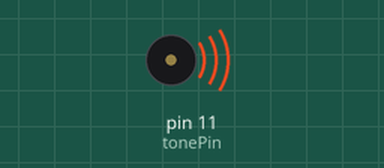
The sketch below on a simulated Arduino Nano, built with avr-gcc and run on an emulated ATmega328P. Parts: buzzer (waves = sounding).

Above: at 0.1 s.
Timing chart, 0 to 40.0 s (numbered marks = the images above):
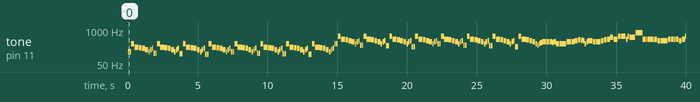

The sketch:

sans.ino
```cpp
#define B0  31
#define C1  33
#define CS1 35
#define D1  37
#define DS1 39
#define E1  41
#define F1  44
#define FS1 46
#define G1  49
#define GS1 52
#define A1  55
#define AS1 58
#define B1  62
#define C2  65
#define CS2 69
#define D2  73
#define DS2 78
#define E2  82
#define F2  87
#define FS2 93
#define G2  98
#define GS2 104
#define A2  110
#define AS2 117
#define B2  123
#define C3  131
#define CS3 139
#define D3  147
#define DS3 156
#define E3  165
#define F3  175
#define FS3 185
#define G3  196
#define GS3 208
#define A3  220
#define AS3 233
#define B3  247
#define C4  262
#define CS4 277
#define D4  294
#define DS4 311
#define E4  330
#define F4  349
#define FS4 370
#define G4  392
#define GS4 415
#define A4  440
#define AS4 466
#define B4  494
#define C5  523
#define CS5 554
#define D5  587
#define DS5 622
#define E5  659
#define F5  698
#define FS5 740
#define G5  784
#define GS5 831
#define A5  880
#define AS5 932
#define B5  988
#define C6  1047
#define CS6 1109
#define D6  1175
#define DS6 1245
#define E6  1319
#define F6  1397
#define FS6 1480
#define G6  1568
#define GS6 1661
#define A6  1760
#define AS6 1865
#define B6  1976
#define C7  2093
#define CS7 2217
#define D7  2349
#define DS7 2489
#define E7  2637
#define F7  2794
#define FS7 2960
#define G7  3136
#define GS7 3322
#define A7  3520
#define AS7 3729
#define B7  3951
#define C8  4186
#define CS8 4435
#define D8  4699
#define DS8 4978
int tonePin = 11;
int tones[] = {D3,D3,D4,A3,GS3,G3,F3,D3,F3,G3,C3,C3,D4,A3,GS3,G3,F3,D3,F3,G3,B2,B2,D4,A3,GS3,G3,F3,D3,F3,G3,AS2,AS2,D4,A3,GS3,G3,F3,D3,F3,G3,D3,D3,D4,A3,GS3,G3,F3,D3,F3,G3,C3,C3,D4,A3,GS3,G3,F3,D3,F3,G3,B2,B2,D4,A3,GS3,G3,F3,D3,F3,G3,AS2,AS2,D4,A3,GS3,G3,F3,D3,F3,G3,D4,D4,D5,A4,GS4,G4,F4,D4,F4,G4,C4,C4,D5,A4,GS4,G4,F4,D4,F4,G4,B3,B3,D5,A4,GS4,G4,F4,D4,F4,G4,AS3,AS3,D5,A4,GS4,G4,F4,D4,F4,G4,D4,D4,D5,A4,GS4,G4,F4,D4,F4,G4,C4,C4,D5,A4,GS4,G4,F4,D4,F4,G4,B3,B3,D5,A4,GS4,G4,F4,D4,F4,G4,AS3,AS3,D5,A4,GS4,G4,F4,D4,C4,D4,E4,E4,F4,F4,F4,F4,E4,F4,D4,D4,F4,F4,F4,G4,GS4,G4,GS4,G4,D4,F4,G4,F4,F4,F4,G4,GS4,A4,C5,A4,D5,D5,D5,A4,D5,C5,G5,A4,A4,A4,A4,GS4,A4,G4,G4,A4,A4,A4,A4,G4,A4,D5,A4,G4,D5,A4,G4,F4,C5,G4,F4,E4,AS3,E4,F4,C5,F4,D4,F4,G4,GS4,G4,F4,D4,GS4,G4,D4,F4,G4,GS4,A4,C5,A4,GS4,G4,F4,D4,E4,F4,G4,A4,C5,CS5,GS4,GS4,G4,F4,G4,D4,E4,F4,F5,E5,D5,E5,F5,G5,E5,D5,A5,GS5,G5,FS5,F5,E5,DS5,D5,CS5,D5,DS5,F4,D4,F4,G4,GS4,G4,F4,D4,GS4,G4,D4,F4,G4,GS4,A4,C5,A4,GS4,G4,F4,D4,E4,F4,G4,A4,C5,CS5,GS4,GS4,G4,F4,G4,D4,E4,F4,F5,E5,D5,E5,F5,G5,E5,D5,A5,GS5,G5,FS5,F5,E5,DS5,D5,CS5,D5,DS5,AS2,F3,E3,D3,F3,AS2,F3,E3,D3,D3,D3,CS3,C3,B2,AS2,A2,GS2,G2,FS2,F2,E2,DS2,AS2,F3,E3,D3,F3,G4,D5,F5,D5,G5,F5,D5,C5,A4,G4,A4,C5,AS2,F3,E3,D3,D3,F4,E4,C4,E4,D4,G3,A3,C4,F4,E4,C4,E4,D4,G3,A3,C4,D3,D3,D4,A3,GS3,G3,F3,D3,F3,G3,D3,D3,D4,A3,GS3,G3,F3,D3,F3,G3,AS2,AS2,D4,A3,GS3,G3,F3,D3,F3,G3,C3,C3,D4,A3,GS3,G3,F3,D3,F3,G3,D3,D3,D4,A3,GS3,G3,F3,D3,F3,G3,D3,D3,D4,A3,GS3,G3,F3,D3,F3,G3,AS2,AS2,D4,A3,GS3,G3,F3,D3,F3,G3,C3,C3,D4,A3,GS3,G3,F3,D3,F3,G3,D3};
int delays[] = {100,100,200,300,200,200,200,100,100,100,100,100,200,300,200,200,200,100,100,100,100,100,200,300,200,200,200,100,100,100,100,100,200,300,200,200,200,100,100,100,100,100,200,300,200,200,200,100,100,100,100,100,200,300,200,200,200,100,100,100,100,100,200,300,200,200,200,100,100,100,100,100,200,300,200,200,200,100,100,100,100,100,200,300,200,200,200,100,100,100,100,100,200,300,200,200,200,100,100,100,100,100,200,300,200,200,200,100,100,100,100,100,200,300,200,200,200,100,100,100,100,100,200,300,200,200,200,100,100,100,100,100,200,300,200,200,200,100,100,100,100,100,200,300,200,200,200,100,100,100,100,100,200,300,200,200,200,100,100,50,50,52,148,100,200,200,50,150,200,500,200,100,200,200,200,50,50,100,100,100,300,200,100,200,200,200,200,200,300,200,200,100,100,100,400,500,200,100,200,200,50,150,200,500,200,200,100,200,200,200,200,100,200,103,103,103,103,103,103,103,103,300,200,200,1700,100,100,100,100,100,100,100,100,50,50,100,200,900,200,100,200,100,100,100,100,100,100,200,200,200,200,200,200,100,100,100,900,200,200,200,200,400,400,400,400,400,400,800,100,100,100,100,100,100,100,100,400,400,1600,100,100,100,100,100,100,100,100,50,50,100,200,900,200,100,200,100,100,100,100,100,100,200,200,200,200,200,200,100,100,100,900,200,200,200,200,400,400,400,400,400,400,800,100,100,100,100,100,100,100,100,400,400,800,1200,400,800,800,3200,1200,400,800,800,2000,66,67,67,66,67,67,66,67,67,66,67,467,1200,400,800,800,1600,100,100,100,100,200,200,100,200,200,100,100,100,1200,400,800,800,200,200,300,200,200,200,100,100,300,200,300,200,200,200,100,100,22500,100,100,200,300,200,200,200,100,100,100,100,100,200,300,200,200,200,100,100,100,100,100,200,300,200,200,200,100,100,100,100,100,200,300,200,200,200,100,100,100,100,100,200,300,200,200,200,100,100,100,100,100,200,300,200,200,200,100,100,100,100,100,200,300,200,200,200,100,100,100,100,100,200,300,200,200,200,100,100,100,99};
double mod = 1;
void song() {
for(int i = 0; i < sizeof(delays)/sizeof(delays[0]); i++){
tone(tonePin, tones[i], delays[i]);
delay(delays[i]*mod + 25);}}
void setup() {}
void loop() {song();}
```

Measured:
- by itself, tone on pin 11 (tonePin): plays 147 Hz for 0.10 s, 147 Hz for 0.10 s, 294 Hz for 0.20 s, 220 Hz for 0.30 s, 208 Hz for 0.20 s, 196 Hz for 0.20 s … (211 notes in this stretch)
